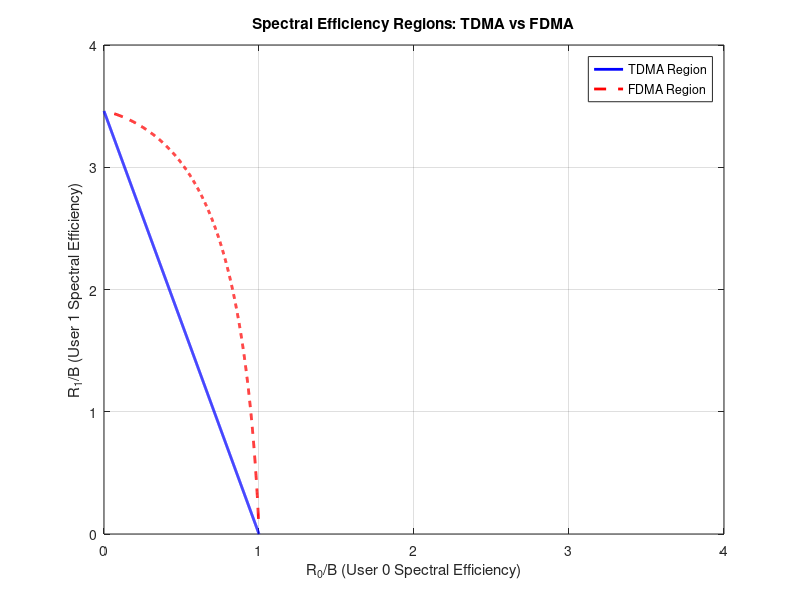

MATLAB code for this plot:
clc; clear; close all;
% unfaded SISO channel per each user
% Given SNRs
snr0 = 10^(0/10);   % User 0: SNR = 0 dB → 1
snr1 = 10^(10/10);  % User 1: SNR = 10 dB → 10

% TDMA: time sharing between users
tau = linspace(0, 1, 1000);
R0_tdma = tau * log2(1 + snr0);
R1_tdma = (1 - tau) * log2(1 + snr1);

% FDMA: bandwidth sharing between users
alpha = linspace(0.01, 0.99, 1000);  % avoid division by zero
R0_fdma = alpha .* log2(1 + snr0 ./ alpha);
R1_fdma = (1 - alpha) .* log2(1 + snr1 ./ (1 - alpha));

% Plot
figure;
plot(R0_tdma, R1_tdma, 'b-', 'LineWidth', 2); hold on;
plot(R0_fdma, R1_fdma, 'r--', 'LineWidth', 2);
xlabel('R_0/B (User 0 Spectral Efficiency)');
ylabel('R_1/B (User 1 Spectral Efficiency)');

title('Spectral Efficiency Regions: TDMA vs FDMA');
legend('TDMA Region', 'FDMA Region', 'Location', 'northeast');
xlim([0 4]);
ylim([0 4]);
grid on;

% Save for Overleaf
print(gcf, '6_4ce_a', '-depsc2');
